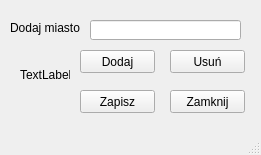
<?xml version="1.0" encoding="UTF-8"?>
<ui version="4.0">
 <class>KontrahentDodajMiasto</class>
 <widget class="QMainWindow" name="KontrahentDodajMiasto">
  <property name="geometry">
   <rect>
    <x>0</x>
    <y>0</y>
    <width>261</width>
    <height>155</height>
   </rect>
  </property>
  <property name="windowTitle">
   <string>MainWindow</string>
  </property>
  <widget class="QWidget" name="centralwidget">
   <widget class="QLineEdit" name="lineEditDodajMiasto">
    <property name="geometry">
     <rect>
      <x>90</x>
      <y>20</y>
      <width>151</width>
      <height>20</height>
     </rect>
    </property>
   </widget>
   <widget class="QPushButton" name="pushButton_2">
    <property name="geometry">
     <rect>
      <x>80</x>
      <y>50</y>
      <width>75</width>
      <height>23</height>
     </rect>
    </property>
    <property name="text">
     <string>Dodaj</string>
    </property>
   </widget>
   <widget class="QPushButton" name="pushButton">
    <property name="geometry">
     <rect>
      <x>80</x>
      <y>90</y>
      <width>75</width>
      <height>23</height>
     </rect>
    </property>
    <property name="text">
     <string>Zapisz</string>
    </property>
   </widget>
   <widget class="QComboBox" name="comboBoxDodajMiasto">
    <property name="geometry">
     <rect>
      <x>290</x>
      <y>20</y>
      <width>201</width>
      <height>22</height>
     </rect>
    </property>
   </widget>
   <widget class="QPushButton" name="pushButton_3">
    <property name="geometry">
     <rect>
      <x>170</x>
      <y>50</y>
      <width>75</width>
      <height>23</height>
     </rect>
    </property>
    <property name="text">
     <string>Usuń</string>
    </property>
   </widget>
   <widget class="QLabel" name="label">
    <property name="geometry">
     <rect>
      <x>10</x>
      <y>20</y>
      <width>71</width>
      <height>16</height>
     </rect>
    </property>
    <property name="text">
     <string>Dodaj miasto</string>
    </property>
   </widget>
   <widget class="QPushButton" name="pushButton_4">
    <property name="geometry">
     <rect>
      <x>170</x>
      <y>90</y>
      <width>75</width>
      <height>23</height>
     </rect>
    </property>
    <property name="text">
     <string>Zamknij</string>
    </property>
   </widget>
   <widget class="QLabel" name="lblCheckOkNo">
    <property name="geometry">
     <rect>
      <x>20</x>
      <y>50</y>
      <width>50</width>
      <height>50</height>
     </rect>
    </property>
    <property name="text">
     <string>TextLabel</string>
    </property>
   </widget>
  </widget>
  <widget class="QMenuBar" name="menubar">
   <property name="geometry">
    <rect>
     <x>0</x>
     <y>0</y>
     <width>261</width>
     <height>21</height>
    </rect>
   </property>
  </widget>
  <widget class="QStatusBar" name="statusbar"/>
 </widget>
 <resources/>
 <connections/>
</ui>
